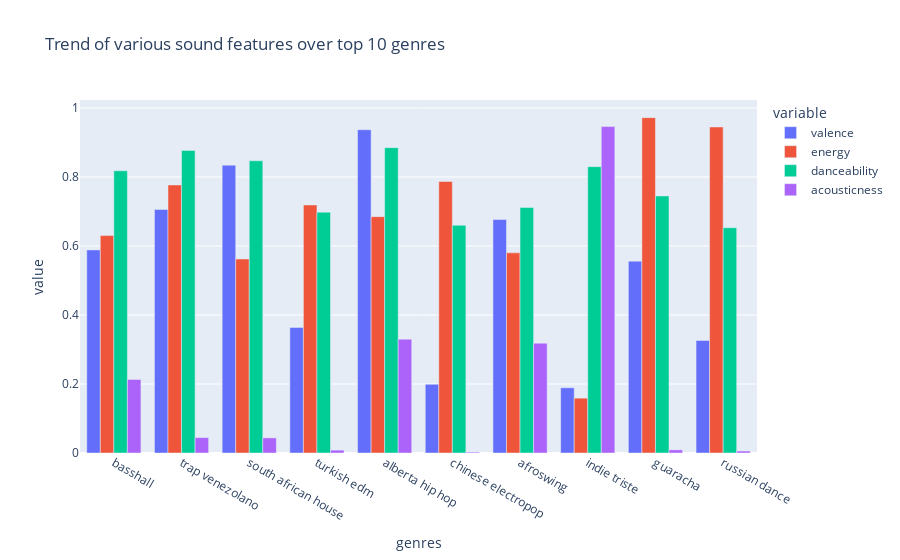

The cell this chart's notebook holds for it:
### Markdown cell above
#### Identify the top 10 genres based on popularity and plot the trends of various sound features (valence, energy, danceability, acousticness) for these genres using a grouped bar chart: px.bar(top10_genres, x='genres', y=['valence', 'energy', 'danceability', 'acousticness'], barmode='group', title='Trend of various sound features over top 10 genres').

### Code cell
# Plotting a group bar chart to show the top 10 genre by popularity and their trends of various sound features
top10_genres = genre_data.sort_values('popularity', ascending=False).head(10)

fig = px.bar(top10_genres, x='genres', y=['valence', 'energy', 'danceability', 'acousticness'], barmode='group', title='Trend of various sound features over top 10 genres')
fig.show()

### Figure 1 — Plotly figure (JSON) as saved in the notebook; plotly's stock layout.template omitted (floating-point values rounded to 4 significant figures)
{"data": [{"alignmentgroup": "True", "hovertemplate": "variable=valence<br>genres=%{x}<br>value=%{y}<extra></extra>", "legendgroup": "valence", "marker": {"color": "#636efa", "pattern": {"shape": ""}}, "name": "valence", "offsetgroup": "valence", "orientation": "v", "showlegend": true, "textposition": "auto", "type": "bar", "x": ["basshall", "trap venezolano", "south african house", "turkish edm", "alberta hip hop", "chinese electropop", "afroswing", "indie triste", "guaracha", "russian dance"], "xaxis": "x", "y": [0.5887, 0.706, 0.8343, 0.364, 0.937, 0.199, 0.6766, 0.189, 0.556, 0.326], "yaxis": "y"}, {"alignmentgroup": "True", "hovertemplate": "variable=energy<br>genres=%{x}<br>value=%{y}<extra></extra>", "legendgroup": "energy", "marker": {"color": "#EF553B", "pattern": {"shape": ""}}, "name": "energy", "offsetgroup": "energy", "orientation": "v", "showlegend": true, "textposition": "auto", "type": "bar", "x": ["basshall", "trap venezolano", "south african house", "turkish edm", "alberta hip hop", "chinese electropop", "afroswing", "indie triste", "guaracha", "russian dance"], "xaxis": "x", "y": [0.6302, 0.777, 0.5623, 0.719, 0.685, 0.787, 0.5802, 0.159, 0.972, 0.945], "yaxis": "y"}, {"alignmentgroup": "True", "hovertemplate": "variable=danceability<br>genres=%{x}<br>value=%{y}<extra></extra>", "legendgroup": "danceability", "marker": {"color": "#00cc96", "pattern": {"shape": ""}}, "name": "danceability", "offsetgroup": "danceability", "orientation": "v", "showlegend": true, "textposition": "auto", "type": "bar", "x": ["basshall", "trap venezolano", "south african house", "turkish edm", "alberta hip hop", "chinese electropop", "afroswing", "indie triste", "guaracha", "russian dance"], "xaxis": "x", "y": [0.818, 0.877, 0.847, 0.698, 0.885, 0.66, 0.7117, 0.83, 0.745, 0.653], "yaxis": "y"}, {"alignmentgroup": "True", "hovertemplate": "variable=acousticness<br>genres=%{x}<br>value=%{y}<extra></extra>", "legendgroup": "acousticness", "marker": {"color": "#ab63fa", "pattern": {"shape": ""}}, "name": "acousticness", "offsetgroup": "acousticness", "orientation": "v", "showlegend": true, "textposition": "auto", "type": "bar", "x": ["basshall", "trap venezolano", "south african house", "turkish edm", "alberta hip hop", "chinese electropop", "afroswing", "indie triste", "guaracha", "russian dance"], "xaxis": "x", "y": [0.2132, 0.0446, 0.04383, 0.00829, 0.33, 0.00257, 0.3185, 0.946, 0.00903, 0.00561], "yaxis": "y"}], "layout": {"barmode": "group", "legend": {"title": {"text": "variable"}, "tracegroupgap": 0}, "title": {"text": "Trend of various sound features over top 10 genres"}, "xaxis": {"anchor": "y", "domain": [0, 1], "title": {"text": "genres"}}, "yaxis": {"anchor": "x", "domain": [0, 1], "title": {"text": "value"}}}}
